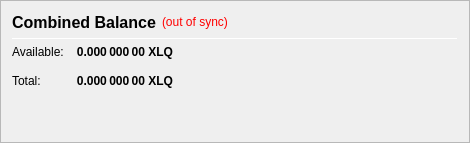
                   <widget class="QFrame" name="frame_CombinedBalances">
                    <property name="minimumSize">
                     <size>
                      <width>470</width>
                      <height>0</height>
                     </size>
                    </property>
                    <property name="frameShape">
                     <enum>QFrame::StyledPanel</enum>
                    </property>
                    <property name="frameShadow">
                     <enum>QFrame::Raised</enum>
                    </property>
                    <layout class="QVBoxLayout" name="verticalLayout_5">
                     <item>
                      <layout class="QHBoxLayout" name="horizontalLayout_5" stretch="0,0,0">
                       <item>
                        <widget class="QLabel" name="label_5z">
                         <property name="minimumSize">
                          <size>
                           <width>0</width>
                           <height>20</height>
                          </size>
                         </property>
                         <property name="font">
                          <font>
                           <pointsize>12</pointsize>
                           <weight>75</weight>
                           <bold>true</bold>
                          </font>
                         </property>
                         <property name="toolTip">
                          <string>Combined Balance (including unconfirmed and immature coins)</string>
                         </property>
                         <property name="text">
                          <string>Combined Balance</string>
                         </property>
                        </widget>
                       </item>
                       <item>
                        <widget class="QLabel" name="labelWalletStatus">
                         <property name="cursor">
                          <cursorShape>WhatsThisCursor</cursorShape>
                         </property>
                         <property name="toolTip">
                          <string>The displayed information may be out of date. Your wallet automatically synchronizes with the ALQO network after a connection is established, but this process has not completed yet.</string>
                         </property>
                         <property name="styleSheet">
                          <string notr="true">QLabel { color: red; }</string>
                         </property>
                         <property name="text">
                          <string notr="true">(out of sync)</string>
                         </property>
                         <property name="alignment">
                          <set>Qt::AlignLeading|Qt::AlignLeft|Qt::AlignVCenter</set>
                         </property>
                        </widget>
                       </item>
                       <item>
                        <spacer name="horizontalSpacer_1">
                         <property name="orientation">
                          <enum>Qt::Horizontal</enum>
                         </property>
                         <property name="sizeHint" stdset="0">
                          <size>
                           <width>40</width>
                           <height>20</height>
                          </size>
                         </property>
                        </spacer>
                       </item>
                      </layout>
                     </item>
                     <item>
                      <widget class="Line" name="line_CombinedBalance">
                       <property name="minimumSize">
                        <size>
                         <width>0</width>
                         <height>1</height>
                        </size>
                       </property>
                       <property name="maximumSize">
                        <size>
                         <width>16777215</width>
                         <height>1</height>
                        </size>
                       </property>
                       <property name="orientation">
                        <enum>Qt::Horizontal</enum>
                       </property>
                      </widget>
                     </item>
                     <item>
                      <layout class="QGridLayout" name="gridLayout_3">
                       <property name="spacing">
                        <number>12</number>
                       </property>
                       <item row="1" column="0">
                        <widget class="QLabel" name="labelBalanceTextz">
                         <property name="text">
                          <string>Available:</string>
                         </property>
                        </widget>
                       </item>
                       <item row="1" column="1">
                        <widget class="QLabel" name="labelBalancez">
                         <property name="font">
                          <font>
                           <weight>75</weight>
                           <bold>true</bold>
                          </font>
                         </property>
                         <property name="cursor">
                          <cursorShape>IBeamCursor</cursorShape>
                         </property>
                         <property name="toolTip">
                          <string>Your current spendable balance</string>
                         </property>
                         <property name="text">
                          <string notr="true">0.000 000 00 XLQ</string>
                         </property>
                         <property name="alignment">
                          <set>Qt::AlignRight|Qt::AlignTrailing|Qt::AlignVCenter</set>
                         </property>
                         <property name="textInteractionFlags">
                          <set>Qt::LinksAccessibleByMouse|Qt::TextSelectableByKeyboard|Qt::TextSelectableByMouse</set>
                         </property>
                        </widget>
                       </item>
                       <item row="2" column="0">
                        <widget class="QLabel" name="labelTotalTextz">
                         <property name="text">
                          <string>Total:</string>
                         </property>
                        </widget>
                       </item>
                       <item row="2" column="1">
                        <widget class="QLabel" name="labelTotalz">
                         <property name="font">
                          <font>
                           <weight>75</weight>
                           <bold>true</bold>
                          </font>
                         </property>
                         <property name="cursor">
                          <cursorShape>IBeamCursor</cursorShape>
                         </property>
                         <property name="toolTip">
                          <string>Total Balance, including all unavailable coins.</string>
                         </property>
                         <property name="text">
                          <string notr="true">0.000 000 00 XLQ</string>
                         </property>
                         <property name="alignment">
                          <set>Qt::AlignRight|Qt::AlignTrailing|Qt::AlignVCenter</set>
                         </property>
                         <property name="textInteractionFlags">
                          <set>Qt::LinksAccessibleByMouse|Qt::TextSelectableByKeyboard|Qt::TextSelectableByMouse</set>
                         </property>
                        </widget>
                       </item>
                       <item row="2" column="3">
                        <spacer name="horizontalSpacer_2">
                         <property name="orientation">
                          <enum>Qt::Horizontal</enum>
                         </property>
                         <property name="sizeHint" stdset="0">
                          <size>
                           <width>40</width>
                           <height>20</height>
                          </size>
                         </property>
                        </spacer>
                       </item>
                      </layout>
                     </item>
                     <item>
                      <spacer name="verticalSpacer_1">
                       <property name="orientation">
                        <enum>Qt::Vertical</enum>
                       </property>
                       <property name="sizeHint" stdset="0">
                        <size>
                         <width>20</width>
                         <height>40</height>
                        </size>
                       </property>
                      </spacer>
                     </item>
                    </layout>
                   </widget>
